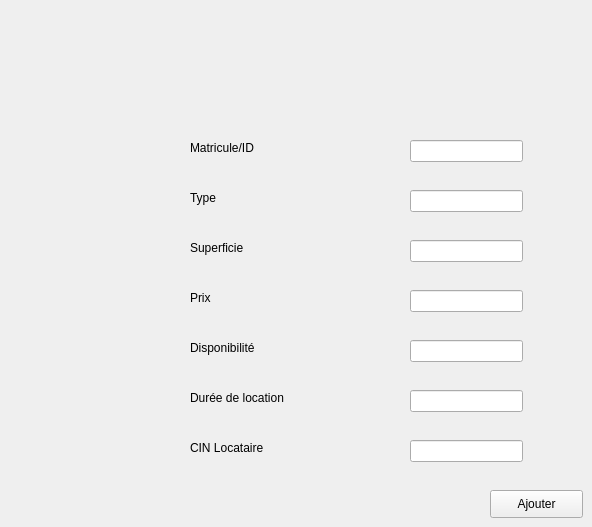
      <widget class="QWidget" name="Ajouter_local">
       <attribute name="title">
        <string>Ajouter</string>
       </attribute>
       <widget class="QLineEdit" name="lineDuree">
        <property name="geometry">
         <rect>
          <x>410</x>
          <y>390</y>
          <width>113</width>
          <height>22</height>
         </rect>
        </property>
       </widget>
       <widget class="QLineEdit" name="lineType">
        <property name="geometry">
         <rect>
          <x>410</x>
          <y>190</y>
          <width>113</width>
          <height>22</height>
         </rect>
        </property>
       </widget>
       <widget class="QLineEdit" name="linePrix">
        <property name="geometry">
         <rect>
          <x>410</x>
          <y>290</y>
          <width>113</width>
          <height>22</height>
         </rect>
        </property>
       </widget>
       <widget class="QLabel" name="Prix">
        <property name="geometry">
         <rect>
          <x>190</x>
          <y>290</y>
          <width>121</width>
          <height>16</height>
         </rect>
        </property>
        <property name="text">
         <string>Prix </string>
        </property>
       </widget>
       <widget class="QLineEdit" name="lineDispo">
        <property name="geometry">
         <rect>
          <x>410</x>
          <y>340</y>
          <width>113</width>
          <height>22</height>
         </rect>
        </property>
       </widget>
       <widget class="QLineEdit" name="lineID">
        <property name="geometry">
         <rect>
          <x>410</x>
          <y>140</y>
          <width>113</width>
          <height>22</height>
         </rect>
        </property>
       </widget>
       <widget class="QLabel" name="ID">
        <property name="geometry">
         <rect>
          <x>190</x>
          <y>140</y>
          <width>101</width>
          <height>16</height>
         </rect>
        </property>
        <property name="text">
         <string>Matricule/ID</string>
        </property>
       </widget>
       <widget class="QLabel" name="Dispo">
        <property name="geometry">
         <rect>
          <x>190</x>
          <y>340</y>
          <width>141</width>
          <height>16</height>
         </rect>
        </property>
        <property name="text">
         <string>Disponibilité</string>
        </property>
       </widget>
       <widget class="QLabel" name="Type">
        <property name="geometry">
         <rect>
          <x>190</x>
          <y>190</y>
          <width>141</width>
          <height>16</height>
         </rect>
        </property>
        <property name="text">
         <string>Type</string>
        </property>
       </widget>
       <widget class="QLabel" name="Superficie">
        <property name="geometry">
         <rect>
          <x>190</x>
          <y>240</y>
          <width>121</width>
          <height>16</height>
         </rect>
        </property>
        <property name="text">
         <string>Superficie</string>
        </property>
       </widget>
       <widget class="QLineEdit" name="lineSuperficie">
        <property name="geometry">
         <rect>
          <x>410</x>
          <y>240</y>
          <width>113</width>
          <height>22</height>
         </rect>
        </property>
       </widget>
       <widget class="QLabel" name="CIN_Locataire">
        <property name="geometry">
         <rect>
          <x>190</x>
          <y>440</y>
          <width>141</width>
          <height>16</height>
         </rect>
        </property>
        <property name="text">
         <string>CIN Locataire</string>
        </property>
       </widget>
       <widget class="QLabel" name="Duree">
        <property name="geometry">
         <rect>
          <x>190</x>
          <y>390</y>
          <width>131</width>
          <height>16</height>
         </rect>
        </property>
        <property name="text">
         <string>Durée de location</string>
        </property>
       </widget>
       <widget class="QPushButton" name="Ajout_local">
        <property name="geometry">
         <rect>
          <x>490</x>
          <y>490</y>
          <width>93</width>
          <height>28</height>
         </rect>
        </property>
        <property name="text">
         <string>Ajouter</string>
        </property>
       </widget>
       <widget class="QLineEdit" name="lineCIN_Locataire">
        <property name="geometry">
         <rect>
          <x>410</x>
          <y>440</y>
          <width>113</width>
          <height>22</height>
         </rect>
        </property>
       </widget>
      </widget>
